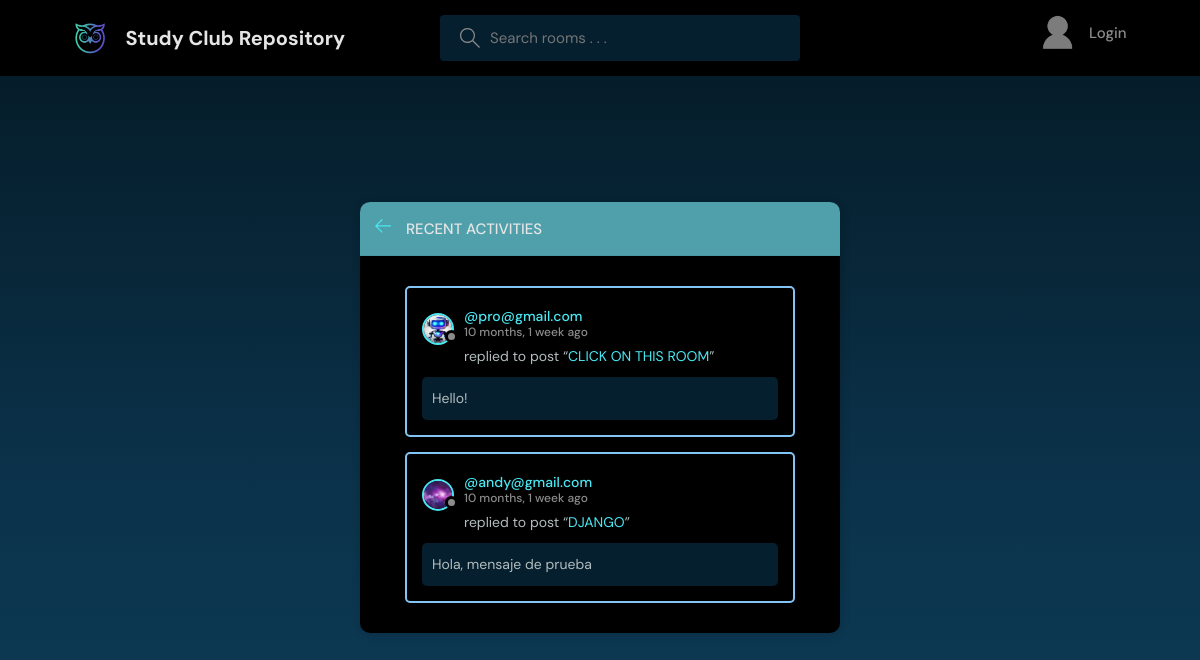
The page /activity/ on the database as committed earlier.
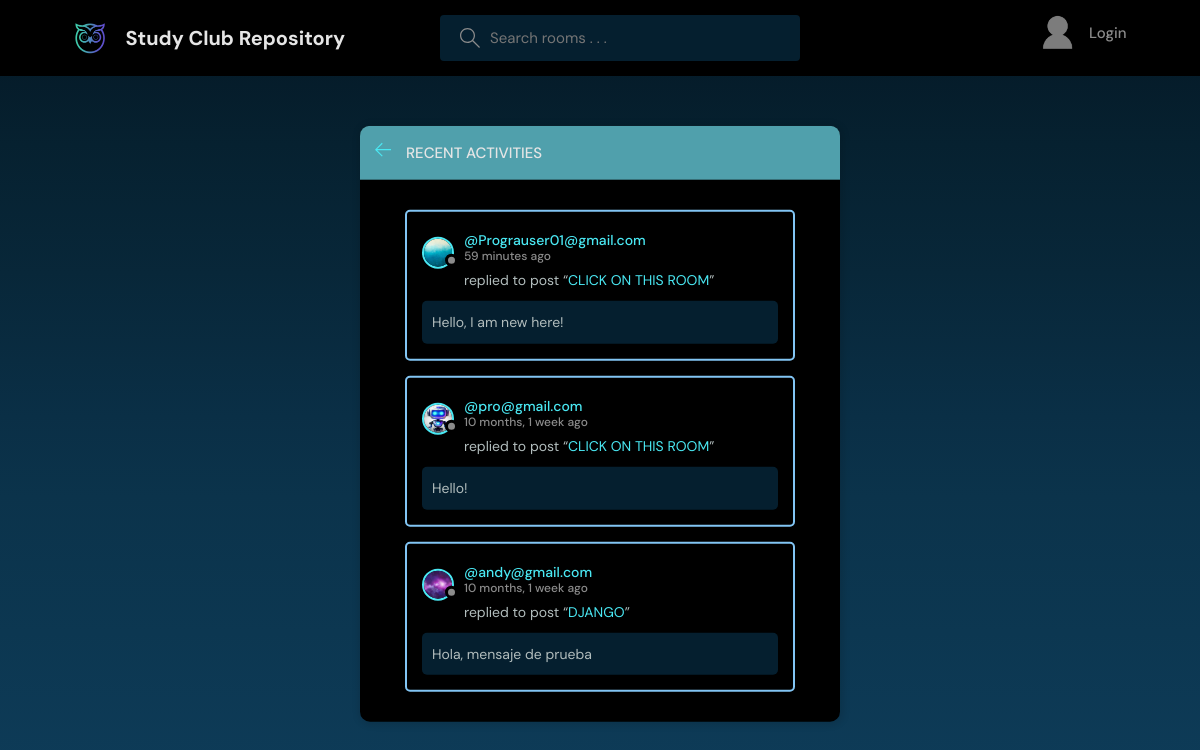
The same page on the database as committed later.
### base/models.py (models this page shows, shortened)
class Message(models.Model):
    user = models.ForeignKey(User, on_delete=models.CASCADE)
    room = models.ForeignKey(Room, on_delete=models.CASCADE)
    body = models.TextField()
    updated = models.DateTimeField(auto_now=True)
    created = models.DateTimeField(auto_now_add=True)
    class Meta:
        ordering = ['-updated', '-created']

class User(AbstractUser):
    name = models.CharField(max_length=200, null=True)
    email = models.EmailField(unique=True, null=True)
    bio = models.TextField(null=True)
    avatar = models.ImageField(null=True, default="blue.jpg")
    USERNAME_FIELD = 'email'
    REQUIRED_FIELDS = []

class Room(models.Model):
    host = models.ForeignKey(User, on_delete=models.SET_NULL, null=True)
    topic =  models.ForeignKey(Topic, on_delete=models.SET_NULL, null=True)
    name = models.CharField(max_length=200)
    description = models.TextField(null = True, blank = True)
    participants = models.ManyToManyField(User, related_name='participants', blank=True)
    updated = models.DateTimeField(auto_now=True)
    created = models.DateTimeField(auto_now_add=True)
    class Meta:
        ordering = ['-updated', '-created']
    def __str__(self):
        return self.name

### base/views.py (the view)
# urls.py: path('activity/', views.activityPage, name ="activity"),
def activityPage(request):
    room_messages = Message.objects.all()
    return render(request, 'base/activity.html', {'room_messages' : room_messages})

### base/templates/base/activity.html (shortened to what this page needs)
{%  extends 'main.html' %}
{% block content %}
    <main class="layout">
      <div class="container">
        <div class="layout__box">
          <div class="layout__boxHeader">
            <div class="layout__boxTitle">
              <a href="{% url 'home' %}">
                <svg version="1.1" xmlns="http://www.w3.org/2000/svg" width="32" height="32" viewBox="0 0 32 32">
                  <title>arrow-left</title>
                  <path
                    d="M13.723 2.286l-13.723 13.714 13.719 13.714 1.616-1.611-10.96-10.96h27.625v-2.286h-27.625l10.965-10.965-1.616-1.607z"
                  ></path>
                </svg>
              </a>
              <h3>Recent Activities</h3>
            </div>
          </div>
          <div class="activities-page layout__body">
            {% for message in room_messages %}
              <div class="activities__box">
                <div class="activities__boxHeader roomListRoom__header">
                  <a href="{% url 'user-profile' message.user.id %}" class="roomListRoom__author">
                    <div class="avatar avatar--small">
                      <img src="{{message.user.avatar.url}}" />
                    </div>
                    <p>
                      @{{message.user}}
                      <span>{{message.created|timesince}} ago</span>
                    </p>
                  </a>
                </div>
                <div class="activities__boxContent">
                  <p>replied to post “<a href="{% url 'room' message.room.id %}">{{message.room}}</a>”</p>
                  <div class="activities__boxRoomContent">
                    {{message.body}}
                  </div>
                </div>
              </div>
            {% endfor %}
          </div>
        </div>
      </div>
    </main>
    {% endblock %}

Rows that differ between the two databases and show on the page:
added Message: user.avatar (picture), user "Prograuser01@gmail.com", created "59 minutes", room "CLICK ON THIS ROOM", body "Hello, I am new here!"
